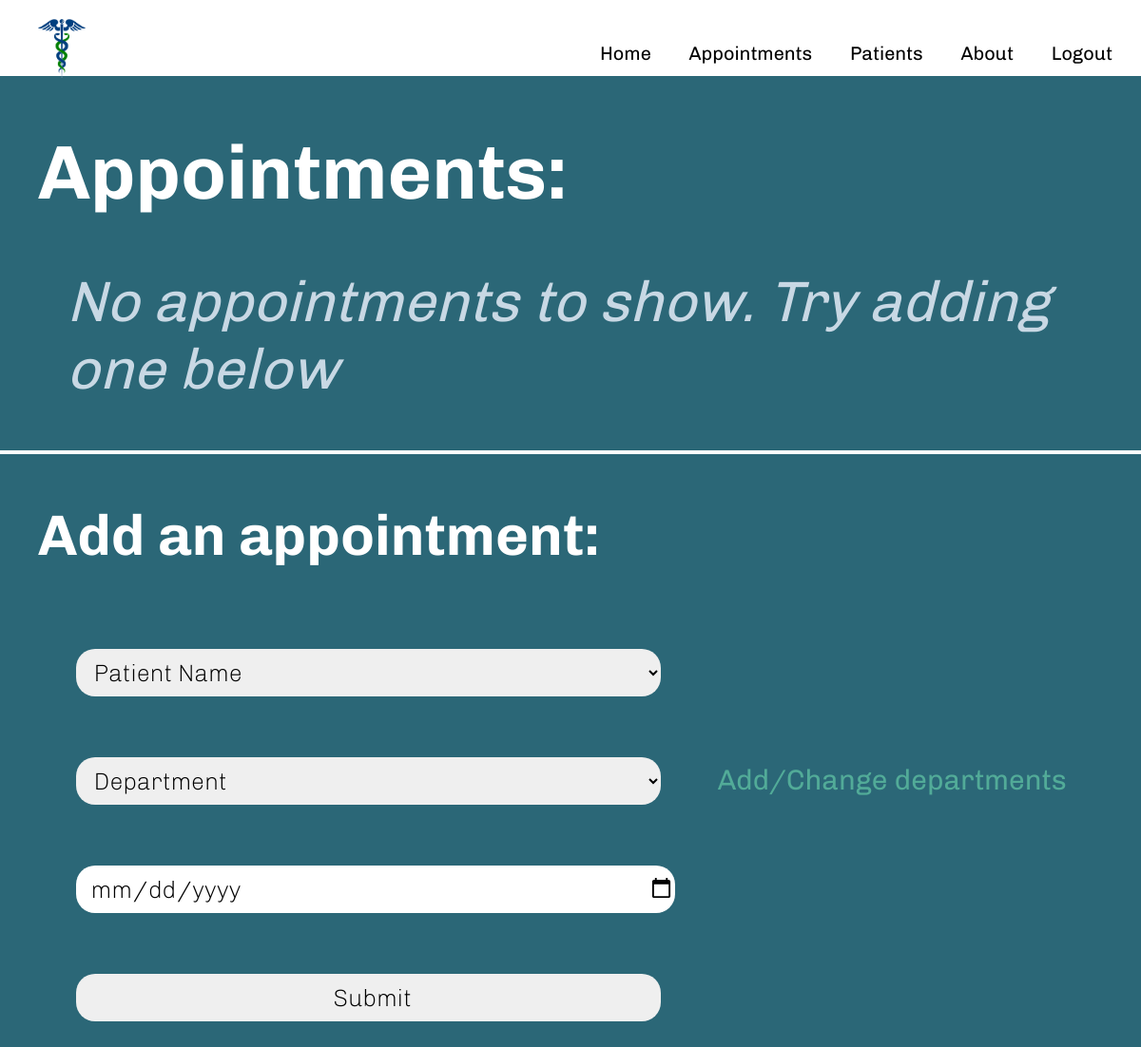
The app's page /appointments/ (signed in), older data.
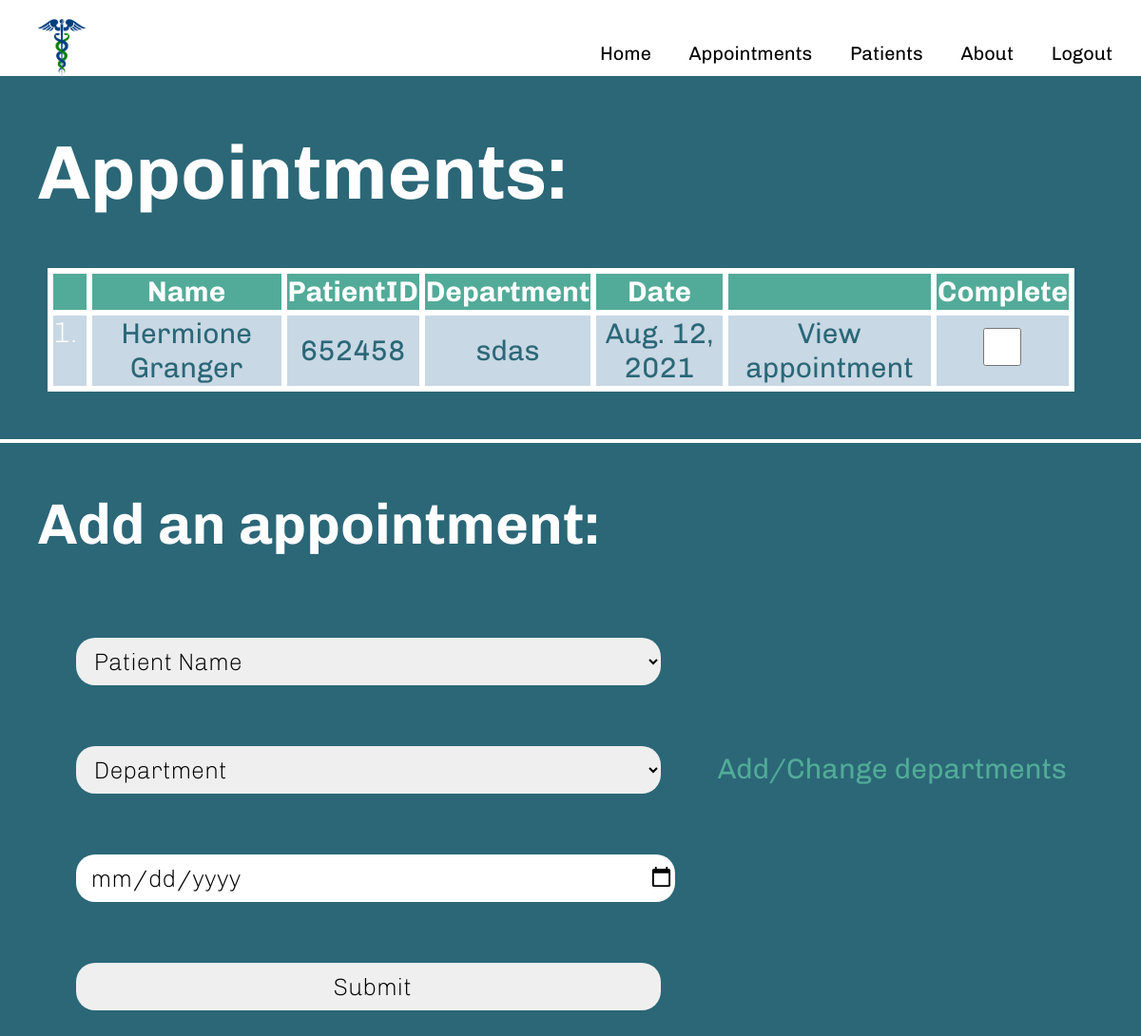
The same page, newer data.
### appointments/models.py (models this page shows, shortened)
class Appointment(models.Model):
    date = models.DateField()
    patient = models.ForeignKey(Patient, on_delete=models.CASCADE, related_name="appointments")
    department = models.ForeignKey(Department, on_delete=models.CASCADE, related_name="appointments")

class Patient(models.Model):
    user = models.ForeignKey(User, on_delete=models.SET_NULL, null=True, blank=True)
    name = models.CharField(max_length=64)
    id = models.BigAutoField(primary_key=True)
    dateOfBirth = models.DateField(default=timezone.localdate)
    gender = models.CharField(max_length=64, default="")
    phone = models.IntegerField(default=1)
    notes = models.CharField(max_length=1000, default="")
    def __str__(self):
        return f"{self.name} "

class Department(models.Model):
    name = models.CharField(max_length=64)
    user = models.ForeignKey(User, on_delete=models.SET_NULL, null=True, blank=True)
    def __str__(self):
        return f"{self.name}"

### appointments/views.py (the view)
# urls.py: path("", views.index, name="index"),
@login_required(login_url='loginPage')
def index(request):
    user = request.user
    return render(request, "appointments/index.html", {
        "appointments": Appointment.objects.filter(patient__user=user),
        "patients": Patient.objects.filter(user=user),
        "departments": Department.objects.filter(user=user)
    })

### appointments/templates/appointments/index.html (shortened to what this page needs)
{% extends "appointments/layout.html" %}
{% block body %}
    <h1>Appointments:</h1>
    {% if not appointments %}
        <h2 class="textMessage">No appointments to show. Try adding one below</h2>
    {% else %}
        <table style="width: 90%;">
            <thead>
                <tr>
                    <th></th>
                    <th>Name</th>
                    <th>PatientID</th>
                    <th>Department</th>
                    <th>Date</th>
                    <th></th>
                    <th>Complete</th>
                </tr>
            </thead>
            <tbody >
                {% for appointment in appointments %}
                    <tr>
                        <td>
                            <a href="{% url 'patient' appointment.patient.id %}">
                                {{appointment.patient.name}}
                            </a>
                        </td>
                        <td>
                            <a href="{% url 'patient' appointment.patient.id %}">
                                {{appointment.patient.id}}
                            </a>
                        </td>
                        <td>
                            <a href="{% url 'departments' %}">
                                {{appointment.department}}
                            </a>
                        </td>
                        <td>
                            <a href="{% url 'appointment' appointment.id %}">
                                {{appointment.date}}
                            </a>
                        </td>
                        <td>
                            <a href="{% url 'appointment' appointment.id %}">
                                View appointment
                            </a>
                        </td>
                        <td>
                            <form action="{% url 'removeAppointment' %}" method="post">
                                <input type="checkbox" id="appointmentComplete" name="appointmentComplete" value="{{ appointment.id }}" onChange="this.form.submit()" style="width: 40px;">
                            </form>
                        </td>
                    </tr>
                {% endfor %}
            </tbody>
        </table>
    {% endif %}
    <hr>
    <h2>Add an appointment:</h2>
    <form action="{% url 'addAppointment' %}" method="post">
        <div class="addForm">
            <select name="patient" required>
                <option value="" disabled selected hidden>Patient Name</option>
            </select>
        </div>
        <div class="addForm">
            <select name="department" required>
                    <option value="" disabled selected hidden>Department</option>
            </select>
            <a href="departments" class="pageLinks">Add/Change departments</a>
        </div>
        <div class="addForm">
            <input type="date" name="date" required>
        </div>
        <div class="addForm">
            <input type="submit">
        </div>
    </form>
{% endblock %}

Row changes from the older to the newer data that the page shows:
added Appointment: patient.name "Hermione Granger", patient.id "652458", department "sdas", date "Aug. 12, 2021"
Text that changed along with them:
text no longer shown: "No appointments to show. Try adding one below"
text now shown: "Name PatientID Department Date Complete"
